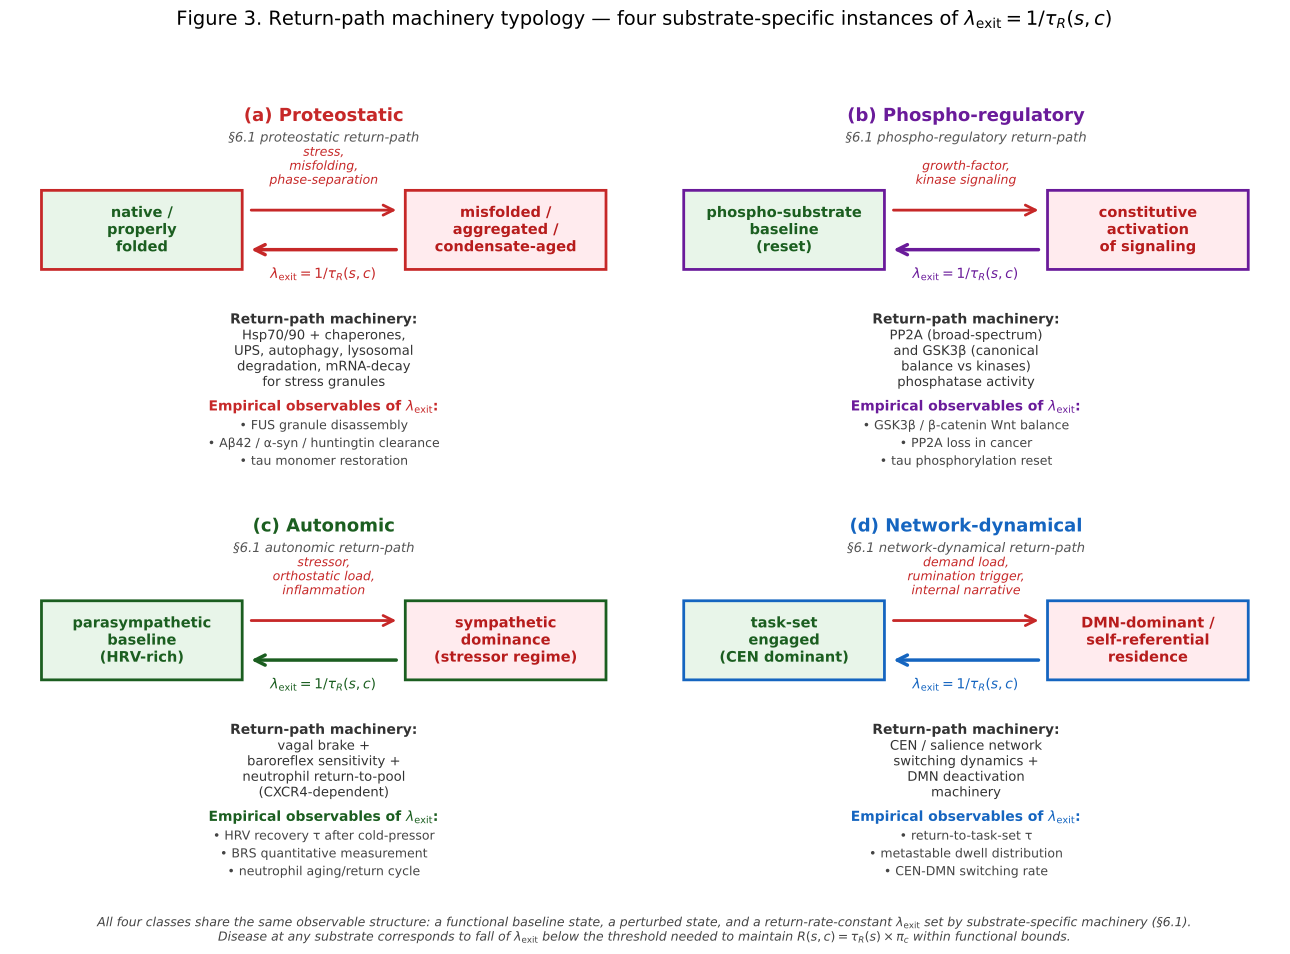

Python code for this plot:
"""
Figure 3. Return-path machinery typology.

Four substrate-specific return-path machinery classes (§6.1), each shown as a
state-diagram with:
- functional state (left)
- perturbation arrow to perturbed state (right)
- lambda_exit return arrow back to functional state
- substrate-specific name of the return-path mechanism

The common observable lambda_exit = 1/tau_R(s,c) is shared across all four.
"""
import matplotlib.pyplot as plt
from matplotlib.patches import FancyArrowPatch, Circle, Rectangle
import numpy as np

fig, axes = plt.subplots(2, 2, figsize=(13, 9.5))

panels = [
    # (title, substrate, functional_state_label, perturbed_state_label,
    #  perturbation_label, return_mechanism_label, return_examples, color)
    ("(a) Proteostatic",
     "§6.1 proteostatic return-path",
     "native /\nproperly\nfolded",
     "misfolded /\naggregated /\ncondensate-aged",
     "stress,\nmisfolding,\nphase-separation",
     "Hsp70/90 + chaperones,\nUPS, autophagy, lysosomal\ndegradation, mRNA-decay\nfor stress granules",
     ["FUS granule disassembly",
      "Aβ42 / α-syn / huntingtin clearance",
      "tau monomer restoration"],
     "#C62828"),
    ("(b) Phospho-regulatory",
     "§6.1 phospho-regulatory return-path",
     "phospho-substrate\nbaseline\n(reset)",
     "constitutive\nactivation\nof signaling",
     "growth-factor,\nkinase signaling",
     "PP2A (broad-spectrum)\nand GSK3β (canonical\nbalance vs kinases)\nphosphatase activity",
     ["GSK3β / β-catenin Wnt balance",
      "PP2A loss in cancer",
      "tau phosphorylation reset"],
     "#6A1B9A"),
    ("(c) Autonomic",
     "§6.1 autonomic return-path",
     "parasympathetic\nbaseline\n(HRV-rich)",
     "sympathetic\ndominance\n(stressor regime)",
     "stressor,\northostatic load,\ninflammation",
     "vagal brake +\nbaroreflex sensitivity +\nneutrophil return-to-pool\n(CXCR4-dependent)",
     ["HRV recovery τ after cold-pressor",
      "BRS quantitative measurement",
      "neutrophil aging/return cycle"],
     "#1B5E20"),
    ("(d) Network-dynamical",
     "§6.1 network-dynamical return-path",
     "task-set\nengaged\n(CEN dominant)",
     "DMN-dominant /\nself-referential\nresidence",
     "demand load,\nrumination trigger,\ninternal narrative",
     "CEN / salience network\nswitching dynamics +\nDMN deactivation\nmachinery",
     ["return-to-task-set τ",
      "metastable dwell distribution",
      "CEN-DMN switching rate"],
     "#1565C0"),
]


def draw_panel(ax, panel):
    title, subtitle, func, pert, perturb_lbl, return_lbl, examples, color = panel

    ax.set_xlim(0, 10)
    ax.set_ylim(0, 10)
    ax.axis("off")

    # Title
    ax.text(5, 9.6, title, ha="center", va="top", fontsize=13,
            fontweight="bold", color=color)
    ax.text(5, 9.0, subtitle, ha="center", va="top", fontsize=9.5,
            color="#555", style="italic")

    # Two state boxes
    func_box = Rectangle((0.5, 5.5), 3.2, 2.0,
                         facecolor="#E8F5E9", edgecolor=color, linewidth=2)
    ax.add_patch(func_box)
    ax.text(2.1, 6.5, func, ha="center", va="center", fontsize=10.5,
            color="#1B5E20", fontweight="bold")

    pert_box = Rectangle((6.3, 5.5), 3.2, 2.0,
                         facecolor="#FFEBEE", edgecolor=color, linewidth=2)
    ax.add_patch(pert_box)
    ax.text(7.9, 6.5, pert, ha="center", va="center", fontsize=10.5,
            color="#B71C1C", fontweight="bold")

    # Perturbation arrow (top, left to right)
    perturb_arrow = FancyArrowPatch(
        (3.8, 7.0), (6.2, 7.0),
        arrowstyle="->", color="#C62828", lw=2, mutation_scale=18,
    )
    ax.add_patch(perturb_arrow)
    ax.text(5.0, 7.6, perturb_lbl, ha="center", va="bottom", fontsize=9,
            color="#C62828", style="italic")

    # Return-path arrow (bottom, right to left) — labeled with lambda_exit
    return_arrow = FancyArrowPatch(
        (6.2, 6.0), (3.8, 6.0),
        arrowstyle="->", color=color, lw=2.5, mutation_scale=18,
    )
    ax.add_patch(return_arrow)
    ax.text(5.0, 5.55, r"$\lambda_{\mathrm{exit}} = 1 / \tau_R(s,c)$",
            ha="center", va="top", fontsize=10, color=color, fontweight="bold")

    # Return-path machinery label below the diagram
    ax.text(5.0, 4.4, "Return-path machinery:",
            ha="center", va="top", fontsize=10, color="#333", fontweight="bold")
    ax.text(5.0, 4.0, return_lbl,
            ha="center", va="top", fontsize=9.5, color="#333")

    # Examples (bottom)
    ax.text(5.0, 2.2, "Empirical observables of " + r"$\lambda_{\mathrm{exit}}$:",
            ha="center", va="top", fontsize=10, color=color, fontweight="bold")
    for i, ex in enumerate(examples):
        ax.text(5.0, 1.7 - i * 0.45, "• " + ex,
                ha="center", va="top", fontsize=9, color="#444")


for ax, panel in zip(axes.flat, panels):
    draw_panel(ax, panel)

fig.suptitle(
    "Figure 3. Return-path machinery typology — four substrate-specific instances of "
    r"$\lambda_{\mathrm{exit}} = 1 / \tau_R(s,c)$",
    fontsize=14, y=0.99,
)

fig.text(
    0.5, 0.01,
    "All four classes share the same observable structure: a functional baseline state, a perturbed state, "
    "and a return-rate-constant " + r"$\lambda_{\mathrm{exit}}$ "
    "set by substrate-specific machinery (§6.1).\n"
    "Disease at any substrate corresponds to fall of " + r"$\lambda_{\mathrm{exit}}$ "
    "below the threshold needed to maintain $R(s,c) = \\tau_R(s) \\times \\pi_c$ within functional bounds.",
    ha="center", fontsize=9, style="italic", color="#444"
)

plt.tight_layout(rect=[0, 0.04, 1, 0.96])
plt.savefig("/tmp/p7v3-commit/repo/outbox/paper14/figures/fig3_return_path_machinery.png",
            dpi=220, bbox_inches="tight", facecolor="white")
plt.savefig("/tmp/p7v3-commit/repo/outbox/paper14/figures/fig3_return_path_machinery.pdf",
            bbox_inches="tight", facecolor="white")
print("Figure 3 written.")
